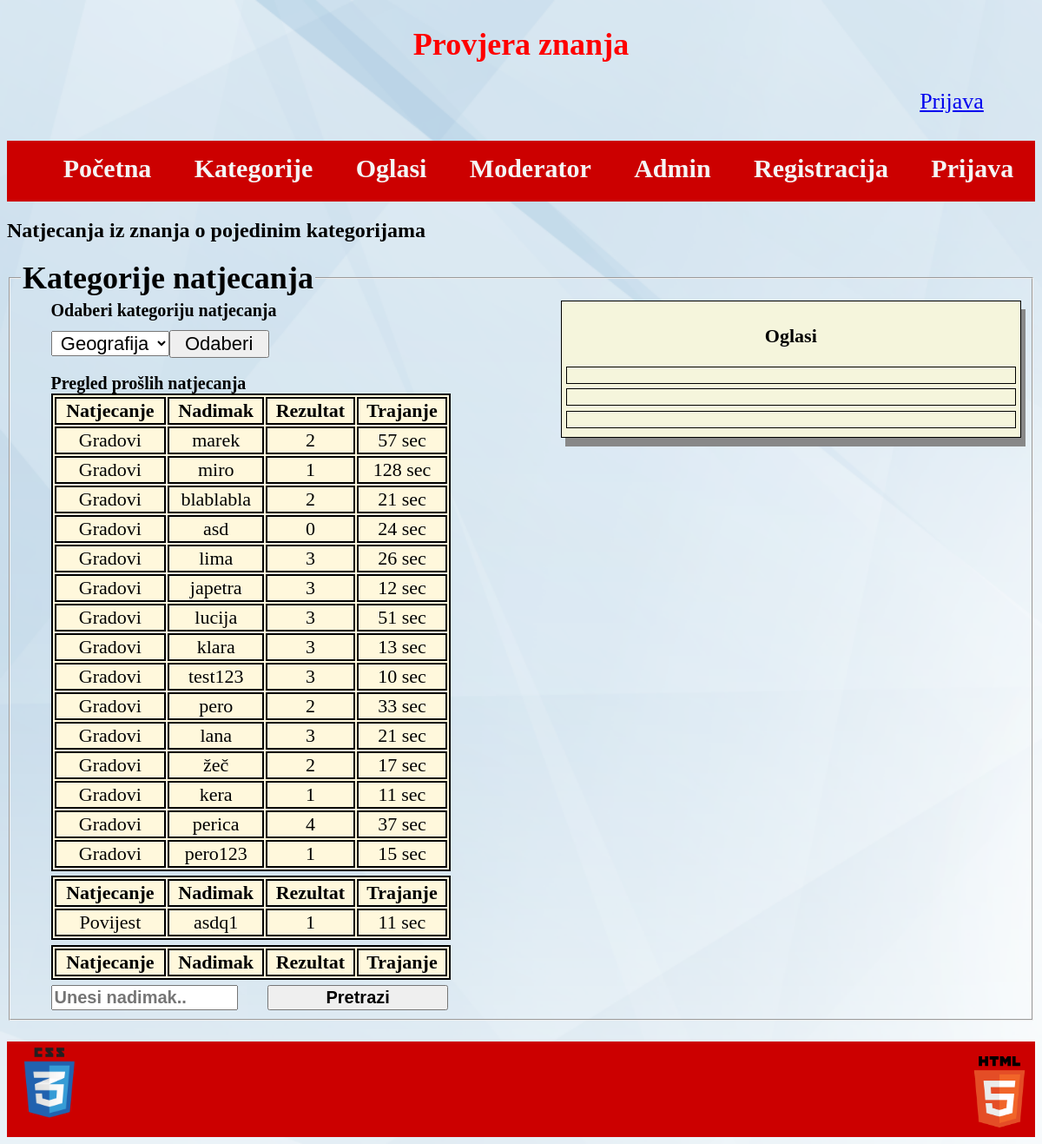
The page /natjecanja.php on the database its author committed.
### tables this page shows
CREATE TABLE IF NOT EXISTS `natjecanje` (
  `natjecanje_id` int(11) NOT NULL AUTO_INCREMENT,
  `naziv` varchar(45) NOT NULL,
  `opis` varchar(70) NOT NULL,
  `dostupno_od` date NOT NULL,
  `dostupno_do` date NOT NULL,
  `broj_korisnika` int(11) NOT NULL,
  `kategorija_id` int(11) NOT NULL,
  PRIMARY KEY (`natjecanje_id`),
  KEY `fk_natjecanje_kategorija1_idx` (`kategorija_id`)
);

CREATE TABLE IF NOT EXISTS `sudjeluje` (
  `natjecanje_id` int(11) NOT NULL,
  `pocetak` datetime NOT NULL,
  `nadimak` varchar(55) NOT NULL,
  `rezultat` int(11) NOT NULL,
  `zavrsetak` datetime DEFAULT NULL,
  KEY `fk_natjecanje_has_korisnik_natjecanje1_idx` (`natjecanje_id`)
);

### baza.class.php (called while the page is built, shortened)
<?php
class Baza {
    private $link;
    public function spojiSe() {
        $this->link = mysqli_connect("localhost", "WebDiP2017x155", "admin_I396", "WebDiP2017x155");
        $this->link->set_charset("utf8");
    }
    public function select($upit) {
        $poljeRedova = array();
        $result = mysqli_query($this->link, $upit);
        if ($result->num_rows > 0) {
            while ($row = $result->fetch_array()) {
                $poljeRedova[] = $row;
            }
        }
        return $poljeRedova;
    }
}
?>

### natjecanja.php (the view, shortened to what this page needs)
<!DOCTYPE html>
<html lang="hr">
    <head>
        <link rel ="stylesheet" type="text/css" href="css/stil.css">
        <link rel="stylesheet" href="https://ajax.googleapis.com/ajax/libs/jqueryui/1.11.4/themes/smoothness/jquery-ui.css">
    </head>
    <body>
        <header>
            <h2>Provjera znanja</h2>
            <?php
            $mode = "";
            if (!empty($_COOKIE["sesija"])) {
                $mode = "Odjava";
            } else {
                $mode = "Prijava";
            }
            echo "<a href = 'provjeraSesije.php?mode=$mode'>$mode</a>";
            ?>
        </header>
        <nav class="navi">
            <ul>
                <li><a href="index.php">Početna</a></li>
                <li><a href="natjecanja.php">Kategorije</a></li>
                <li><a href="pregledOglasa.php">Oglasi</a></li>
                <li><a href="moderator.php">Moderator</a></li>
                <li><a href="admin.php">Admin</a></li>
                <li><a href="registracija.php">Registracija</a></li>
                <li><a href="prijava.php">Prijava</a></li>
            </ul>
        </nav>
        <section id="kategorije">
            <h2>Natjecanja iz znanja o pojedinim kategorijama</h2>
            <fieldset>
                <legend>Kategorije natjecanja</legend>
                <form method='post' name='prijava'>
                    <div id="ads">
                        <p style='text-align: center; font-size: 22px; font-weight:bold;'><b>Oglasi</b>
                        </p>
                        <div class="ad" id="poz1">
                            <a id="link1"><img id="img1"></a>
                        </div>
                        <div class="ad" id="poz2">
                            <a id="link2"><img id="img2"></a>
                        </div>
                        <div class="ad" id="poz3">
                            <a id="link3"><img id="img3"></a>
                        </div>
                    </div>
                    <?php
                    require './baza.class.php';
                    $baza = new Baza();
                    $baza->spojiSe();
                    if ($_SERVER["REQUEST_METHOD"] != "POST") {
                        $dohvat = "select naziv from kategorija";
                        $kategorije = $baza->select($dohvat);
                        $i = 0;
                        echo "<label class='labela'>Odaberi kategoriju natjecanja</label><br>";
                        echo '<select name="kategorija" id="select">';
                        foreach ($kategorije as $value) {
                            echo '<option value=' . $kategorije[$i]["naziv"] . '>' . $kategorije[$i]["naziv"] . '</option>';
                            $i++;
                        }
                        echo '</select>';
                        echo "<input type='submit' name='odabirKategorije' id='odabirKat' value='Odaberi'><br><br>";
                        echo "<label class='labela'>Pregled prošlih natjecanja</label>";
                        $ima = FALSE;
                        $dohvatiNatjecanja = "select * from natjecanje";
                        $svaNatjecanja = $baza->select($dohvatiNatjecanja);
                        $q = 0;
                        foreach ($svaNatjecanja as $value) {
                            if (date($svaNatjecanja[$q]["dostupno_do"]) < date("Y-m-d")) {
                                echo "<table><tr><th>Natjecanje</th><th>Nadimak</th><th>Rezultat</th><th>Trajanje</th></tr>";
                                $ima = TRUE;
                                $idNatjecanja = $svaNatjecanja[$q]["natjecanje_id"];
                                $nazivNatjecanja = $svaNatjecanja[$q]["naziv"];
                                $dohvatNatjecatelja = "select nadimak, rezultat, pocetak, zavrsetak from sudjeluje where natjecanje_id=" . $idNatjecanja;
                                $natjecatelj = $baza->select($dohvatNatjecatelja);
                                $r = 0;
                                foreach ($natjecatelj as $value) {
                                    $nadimak = $natjecatelj[$r]["nadimak"];
                                    $rezultat = $natjecatelj[$r]["rezultat"];
                                    $pocetak = new DateTime($natjecatelj[$r]["pocetak"]);
                                    $zavrsetak = new DateTime($natjecatelj[$r]["zavrsetak"]);
                                    $trajanje = date_diff($zavrsetak, $pocetak);
                                    $ukupnoTrajanje = ($trajanje->h * 3600) + ($trajanje->i * 60) + $trajanje->s;
                                    echo "<tr><td>$nazivNatjecanja</td><td>$nadimak</td><td>$rezultat</td><td> $ukupnoTrajanje sec</td></tr>";
                                    $r++;
                                }
                                echo "</table>";
                            }
                            $q++;
                        }
                        if (!$ima) {
                            echo "<br><label style='color:red;' class='labela'>Nema prošlih natjecanja!</label>";
                        } else {
                            echo "<input class='input' type='text' name='unosNadimak' placeholder='Unesi nadimak..'><input class='input' type='submit' name='pretraziNadimak' value='Pretrazi'>";
                        }
                    } else if (isset($_POST["pretraziNadimak"])) {
                        $nadimak = $_POST["unosNadimak"];
                        $dohvatiNatjecanja = "select * from natjecanje";
                        $svaNatjecanja = $baza->select($dohvatiNatjecanja);
                        DnevnikDodaj("Pretrazivanje natjecanja korisnika: " . $nadimak);
                        $q = 0;
                        foreach ($svaNatjecanja as $value) {
                            if (date($svaNatjecanja[$q]["dostupno_do"]) < date("Y-m-d")) {
                                echo "<table><tr><th>Natjecanje</th><th>Nadimak</th><th>Rezultat</th><th>Trajanje</th></tr>";
                                $ima = TRUE;
                                $idNatjecanja = $svaNatjecanja[$q]["natjecanje_id"];
                                $nazivNatjecanja = $svaNatjecanja[$q]["naziv"];
                                $dohvatNatjecatelja = "select nadimak, rezultat, pocetak, zavrsetak from sudjeluje where natjecanje_id=" . $idNatjecanja . " and nadimak='" . $nadimak . "'";
                                $natjecatelj = $baza->select($dohvatNatjecatelja);
                                $r = 0;
                                foreach ($natjecatelj as $value) {
                                    $nadimak = $natjecatelj[$r]["nadimak"];
                                    $rezultat = $natjecatelj[$r]["rezultat"];
                                    $pocetak = new DateTime($natjecatelj[$r]["pocetak"]);
                                    $zavrsetak = new DateTime($natjecatelj[$r]["zavrsetak"]);
                                    $trajanje = date_diff($zavrsetak, $pocetak);
                                    $ukupnoTrajanje = ($trajanje->h * 3600) + ($trajanje->i * 60) + $trajanje->s;
                                    echo "<tr><td>$nazivNatjecanja</td><td>$nadimak</td><td>$rezultat</td><td> $ukupnoTrajanje sec</td></tr>";
                                    $r++;
                                }
                                echo "</table>";
                            }
                            $q++;
                        }
                        echo "<a style='font-size:22px; margin-left:3%;' href='natjecanja.php'>Povratak</a>";
                    }
                    ?>
                </form>
            </fieldset>
        </section>
        <footer>
            <a href="https://jigsaw.w3.org/css-validator/check/referer"><img src="slike/CSS3.png" alt="CSS3 ikona"></a>
            <a href="https://validator.w3.org/check?uri=referer"><img id="html" src="slike/HTML5.png" alt="HTML5 ikona"></a>
        </footer>
    </body>
</html>

### css/stil.css (style rules this page uses)
body { background-image: url(../slike/pozadina.jpg); background-size: cover; color: black; font-family: "sans-serif"; }
footer { margin-top: 2%; background-color: #cc0000; }
header h2 { text-align: center; font-size: 36px; color:red; }
header { text-align: right; font-size: 26px; }
header a { margin-right: 5%; }
footer img { width: 8%; margin-bottom: 1%; }
#html { width: 6.9%; float: right; margin-top: 1.5%; }
nav { background-color: #cc0000; font-size: 30px; font-weight: bolder; height: 70px; margin-bottom: 1%; }
nav ul { display: flex; flex-direction: row; list-style-type: none; position: relative; justify-content: space-around; top:15px; }
nav ul li { text-align: center; border-radius: 150px; }
nav ul li a { text-decoration: none; color: whitesmoke; }
.labela { font-size: 20px; font-weight: bold; margin-left: 3%; margin-top: 5%; }
#odabirKat { font-size: 22px; width: 10%; }
#select { font-size: 22px; text-align: center; margin-left: 3%; margin-top: 1%; }
#ads { float:right; width: 45%; border: 1px solid; box-shadow: 5px 10px #888888; background-color: beige; text-align: right; padding: 5px 5px 5px 5px; margin-bottom: 1%; }
.ad { margin-left: auto; margin-right: auto; border: 1px solid; background-color: beige; text-align: center; margin-bottom: 1%; }
legend { font-size: 36px; font-weight: bold; }
#kategorije td,th { border: 2px solid black; }
#kategorije table { border: 2px solid black; width: 40%; text-align: center; margin-left: 3%; margin-bottom: 0.5%; background-color: cornsilk; font-size: 22px; }
.input { font-size: 20px; font-weight: bold; margin-left: 3%; width: 18%; }
#kreiranje td,th { border: 2px solid black; }
#admin td,th { border: 2px solid black; }

### rows shown on the page
sudjeluje: natjecanje.naziv "Gradovi", nadimak "marek", rezultat "2"
sudjeluje: rezultat "57", natjecanje.naziv "Gradovi", nadimak "asd", rezultat "0", ukupnoTrajanje "24", rezultat "11"
sudjeluje: natjecanje.naziv "Gradovi", nadimak "miro", rezultat "1", ukupnoTrajanje "128"
sudjeluje: natjecanje.naziv "Gradovi", nadimak "blablabla", rezultat "2", ukupnoTrajanje "21"
sudjeluje: natjecanje.naziv "Gradovi", nadimak "lima", rezultat "3", ukupnoTrajanje "26"
sudjeluje: natjecanje.naziv "Gradovi", nadimak "japetra", rezultat "3", ukupnoTrajanje "12"
sudjeluje: natjecanje.naziv "Gradovi", nadimak "lucija", rezultat "3", ukupnoTrajanje "51"
sudjeluje: natjecanje.naziv "Gradovi", nadimak "klara", rezultat "3", ukupnoTrajanje "13"
sudjeluje: natjecanje.naziv "Gradovi", nadimak "test123", rezultat "3", ukupnoTrajanje "10"
sudjeluje: natjecanje.naziv "Gradovi", nadimak "pero", rezultat "2", ukupnoTrajanje "33"
sudjeluje: natjecanje.naziv "Gradovi", nadimak "lana", rezultat "3", ukupnoTrajanje "21"
sudjeluje: natjecanje.naziv "Gradovi", nadimak "žeč", rezultat "2", ukupnoTrajanje "17"
sudjeluje: natjecanje.naziv "Gradovi", nadimak "kera", rezultat "1", ukupnoTrajanje "11"
sudjeluje: natjecanje.naziv "Gradovi", nadimak "perica", rezultat "4", ukupnoTrajanje "37"
sudjeluje: natjecanje.naziv "Gradovi", nadimak "pero123", rezultat "1", ukupnoTrajanje "15"
sudjeluje: natjecanje.naziv "Povijest", nadimak "asdq1", rezultat "1"
natjecanje: dostupno_do "Natjecanje"

### other values the page prints
$mode "Prijava"
form field kategorija "Geografija"
